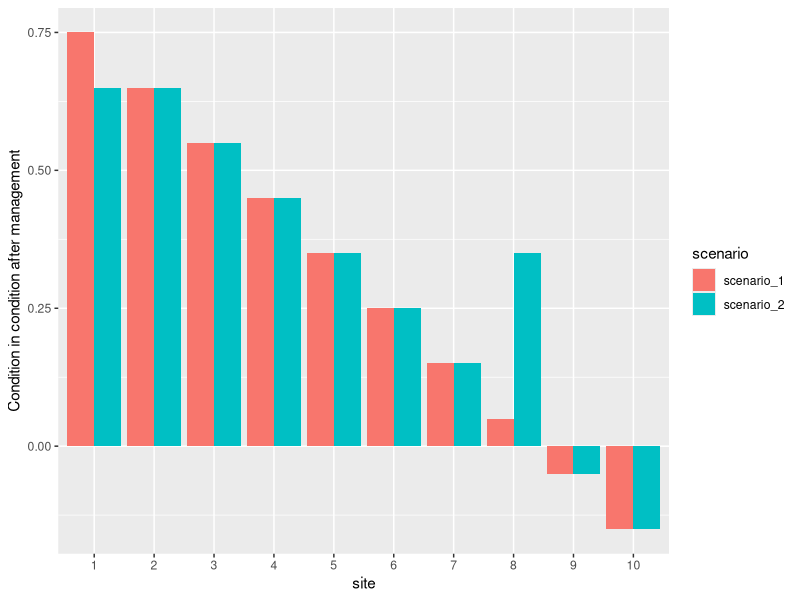

This chart was generated by the following R code:
## ---- chunk 1
library(tidyverse)
library(magrittr)
site_condition <- data_frame(site = factor(x = c(10:1), ordered = TRUE), delta_condition = seq(from = -0.15, to = 0.75, by = 0.1), scenario = "scenario_1")

site_condition %<>% 
        bind_rows(., site_condition %>% 
                          dplyr::mutate(delta_condition = ifelse(site == 8, delta_condition + 0.3, delta_condition),
                                         delta_condition = ifelse(site == 1, delta_condition - 0.1, delta_condition),
                                         scenario = "scenario_2"))


site_condition %>%
        ggplot(aes(y = delta_condition, x = site, fill = scenario)) +
        geom_bar(stat = "identity", position = "dodge") +
        labs(y = "Condition in condition after management")



